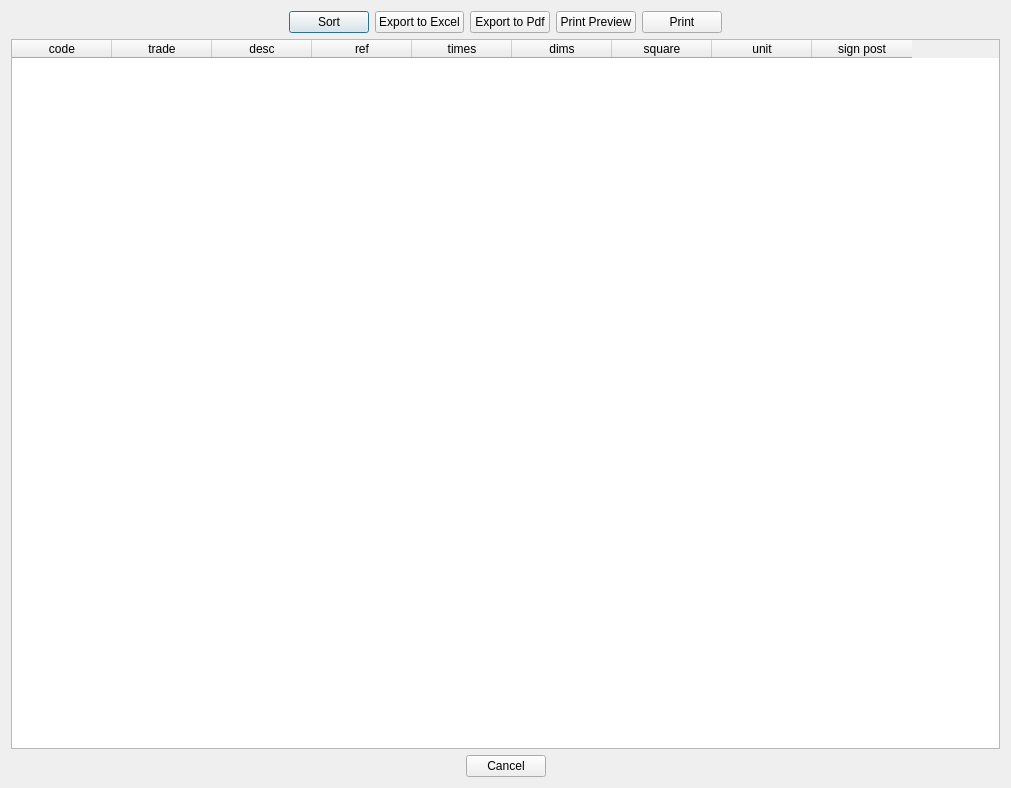
<?xml version="1.0" encoding="UTF-8"?>
<ui version="4.0">
 <class>Dialog</class>
 <widget class="QDialog" name="Dialog">
  <property name="geometry">
   <rect>
    <x>0</x>
    <y>0</y>
    <width>1011</width>
    <height>788</height>
   </rect>
  </property>
  <property name="windowTitle">
   <string>Dialog</string>
  </property>
  <layout class="QVBoxLayout" name="verticalLayout">
   <item>
    <layout class="QHBoxLayout" name="horizontalLayout_2">
     <item>
      <spacer name="horizontalSpacer">
       <property name="orientation">
        <enum>Qt::Horizontal</enum>
       </property>
       <property name="sizeHint" stdset="0">
        <size>
         <width>40</width>
         <height>20</height>
        </size>
       </property>
      </spacer>
     </item>
     <item>
      <widget class="QPushButton" name="pushButton_sort">
       <property name="text">
        <string>Sort</string>
       </property>
       <property name="icon">
        <iconset resource="images/images.qrc">
         <normaloff>:/images/sort-alphabet.png</normaloff>:/images/sort-alphabet.png</iconset>
       </property>
      </widget>
     </item>
     <item>
      <widget class="QPushButton" name="pushButton_exportToExcel">
       <property name="text">
        <string>Export to Excel</string>
       </property>
       <property name="icon">
        <iconset resource="images/images.qrc">
         <normaloff>:/images/table-excel.png</normaloff>:/images/table-excel.png</iconset>
       </property>
      </widget>
     </item>
     <item>
      <widget class="QPushButton" name="pushButton_exportToPdf">
       <property name="text">
        <string>Export to Pdf</string>
       </property>
       <property name="icon">
        <iconset resource="images/images.qrc">
         <normaloff>:/images/pdf.png</normaloff>:/images/pdf.png</iconset>
       </property>
      </widget>
     </item>
     <item>
      <widget class="QPushButton" name="pushButton_printPreview">
       <property name="text">
        <string>Print Preview</string>
       </property>
       <property name="icon">
        <iconset resource="images/images.qrc">
         <normaloff>:/images/printprev.png</normaloff>:/images/printprev.png</iconset>
       </property>
      </widget>
     </item>
     <item>
      <widget class="QPushButton" name="pushButton_print">
       <property name="text">
        <string>Print</string>
       </property>
       <property name="icon">
        <iconset resource="images/images.qrc">
         <normaloff>:/images/print.png</normaloff>:/images/print.png</iconset>
       </property>
      </widget>
     </item>
     <item>
      <spacer name="horizontalSpacer_2">
       <property name="orientation">
        <enum>Qt::Horizontal</enum>
       </property>
       <property name="sizeHint" stdset="0">
        <size>
         <width>40</width>
         <height>20</height>
        </size>
       </property>
      </spacer>
     </item>
    </layout>
   </item>
   <item>
    <widget class="QTableWidget" name="tableWidget_takeOff">
     <column>
      <property name="text">
       <string>code</string>
      </property>
     </column>
     <column>
      <property name="text">
       <string>trade</string>
      </property>
     </column>
     <column>
      <property name="text">
       <string>desc</string>
      </property>
     </column>
     <column>
      <property name="text">
       <string>ref</string>
      </property>
     </column>
     <column>
      <property name="text">
       <string>times</string>
      </property>
     </column>
     <column>
      <property name="text">
       <string>dims</string>
      </property>
     </column>
     <column>
      <property name="text">
       <string>square</string>
      </property>
     </column>
     <column>
      <property name="text">
       <string>unit</string>
      </property>
     </column>
     <column>
      <property name="text">
       <string>sign post</string>
      </property>
     </column>
    </widget>
   </item>
   <item>
    <layout class="QHBoxLayout" name="horizontalLayout">
     <item>
      <spacer name="horizontalSpacer_3">
       <property name="orientation">
        <enum>Qt::Horizontal</enum>
       </property>
       <property name="sizeHint" stdset="0">
        <size>
         <width>40</width>
         <height>20</height>
        </size>
       </property>
      </spacer>
     </item>
     <item>
      <widget class="QPushButton" name="pushButton_cancel">
       <property name="text">
        <string>Cancel</string>
       </property>
       <property name="icon">
        <iconset resource="images/images.qrc">
         <normaloff>:/images/x-circle-duotone.png</normaloff>:/images/x-circle-duotone.png</iconset>
       </property>
      </widget>
     </item>
     <item>
      <spacer name="horizontalSpacer_4">
       <property name="orientation">
        <enum>Qt::Horizontal</enum>
       </property>
       <property name="sizeHint" stdset="0">
        <size>
         <width>40</width>
         <height>20</height>
        </size>
       </property>
      </spacer>
     </item>
    </layout>
   </item>
  </layout>
 </widget>
 <resources>
  <include location="images/images.qrc"/>
 </resources>
 <connections/>
</ui>
